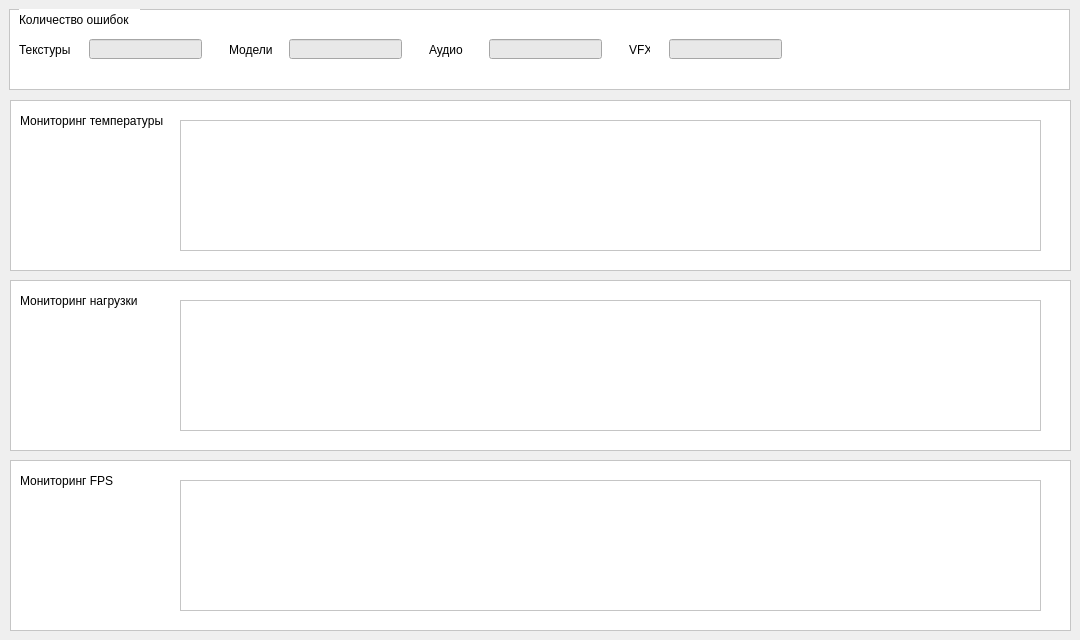
    <widget class="QWidget" name="result">
     <attribute name="icon">
      <iconset>
       <normaloff>D:/free-icon-task-list-6209393.png</normaloff>D:/free-icon-task-list-6209393.png</iconset>
     </attribute>
     <attribute name="title">
      <string>Результат</string>
     </attribute>
     <widget class="QWidget" name="verticalLayoutWidget_3">
      <property name="geometry">
       <rect>
        <x>9</x>
        <y>9</y>
        <width>1061</width>
        <height>81</height>
       </rect>
      </property>
      <layout class="QVBoxLayout" name="verticalLayout_3">
       <item>
        <widget class="QFrame" name="frame_3">
         <property name="styleSheet">
          <string notr="true">background-color: rgb(255, 255, 255);</string>
         </property>
         <property name="frameShape">
          <enum>QFrame::StyledPanel</enum>
         </property>
         <property name="frameShadow">
          <enum>QFrame::Raised</enum>
         </property>
         <widget class="QLineEdit" name="lineEdit_6">
          <property name="geometry">
           <rect>
            <x>80</x>
            <y>30</y>
            <width>113</width>
            <height>20</height>
           </rect>
          </property>
          <property name="styleSheet">
           <string notr="true">background-color: rgb(232, 232, 232);</string>
          </property>
         </widget>
         <widget class="QLineEdit" name="lineEdit_7">
          <property name="geometry">
           <rect>
            <x>280</x>
            <y>30</y>
            <width>113</width>
            <height>20</height>
           </rect>
          </property>
          <property name="styleSheet">
           <string notr="true">background-color: rgb(232, 232, 232);</string>
          </property>
         </widget>
         <widget class="QLineEdit" name="lineEdit_8">
          <property name="geometry">
           <rect>
            <x>480</x>
            <y>30</y>
            <width>113</width>
            <height>20</height>
           </rect>
          </property>
          <property name="styleSheet">
           <string notr="true">background-color: rgb(232, 232, 232);</string>
          </property>
         </widget>
         <widget class="QLineEdit" name="lineEdit_9">
          <property name="geometry">
           <rect>
            <x>660</x>
            <y>30</y>
            <width>113</width>
            <height>20</height>
           </rect>
          </property>
          <property name="styleSheet">
           <string notr="true">background-color: rgb(232, 232, 232);</string>
          </property>
         </widget>
         <widget class="QLabel" name="label_6">
          <property name="geometry">
           <rect>
            <x>10</x>
            <y>30</y>
            <width>61</width>
            <height>21</height>
           </rect>
          </property>
          <property name="text">
           <string>Текстуры</string>
          </property>
         </widget>
         <widget class="QLabel" name="label_7">
          <property name="geometry">
           <rect>
            <x>10</x>
            <y>0</y>
            <width>121</width>
            <height>21</height>
           </rect>
          </property>
          <property name="text">
           <string>Количество ошибок</string>
          </property>
         </widget>
         <widget class="QLabel" name="label_8">
          <property name="geometry">
           <rect>
            <x>220</x>
            <y>30</y>
            <width>51</width>
            <height>21</height>
           </rect>
          </property>
          <property name="text">
           <string>Модели</string>
          </property>
         </widget>
         <widget class="QLabel" name="label_9">
          <property name="geometry">
           <rect>
            <x>420</x>
            <y>30</y>
            <width>41</width>
            <height>21</height>
           </rect>
          </property>
          <property name="text">
           <string>Аудио</string>
          </property>
         </widget>
         <widget class="QLabel" name="label_10">
          <property name="geometry">
           <rect>
            <x>620</x>
            <y>30</y>
            <width>21</width>
            <height>21</height>
           </rect>
          </property>
          <property name="text">
           <string>VFX</string>
          </property>
         </widget>
        </widget>
       </item>
      </layout>
     </widget>
     <widget class="QWidget" name="verticalLayoutWidget_4">
      <property name="geometry">
       <rect>
        <x>10</x>
        <y>100</y>
        <width>1061</width>
        <height>171</height>
       </rect>
      </property>
      <layout class="QVBoxLayout" name="verticalLayout_4">
       <item>
        <widget class="QFrame" name="frame_4">
         <property name="styleSheet">
          <string notr="true">background-color: rgb(255, 255, 255);</string>
         </property>
         <property name="frameShape">
          <enum>QFrame::StyledPanel</enum>
         </property>
         <property name="frameShadow">
          <enum>QFrame::Raised</enum>
         </property>
         <widget class="QGraphicsView" name="graphicsView">
          <property name="geometry">
           <rect>
            <x>170</x>
            <y>20</y>
            <width>861</width>
            <height>131</height>
           </rect>
          </property>
         </widget>
         <widget class="QLabel" name="label_11">
          <property name="geometry">
           <rect>
            <x>10</x>
            <y>10</y>
            <width>151</width>
            <height>21</height>
           </rect>
          </property>
          <property name="text">
           <string>Мониторинг температуры</string>
          </property>
         </widget>
        </widget>
       </item>
      </layout>
     </widget>
     <widget class="QWidget" name="verticalLayoutWidget_5">
      <property name="geometry">
       <rect>
        <x>10</x>
        <y>280</y>
        <width>1061</width>
        <height>171</height>
       </rect>
      </property>
      <layout class="QVBoxLayout" name="verticalLayout_5">
       <item>
        <widget class="QFrame" name="frame_5">
         <property name="styleSheet">
          <string notr="true">background-color: rgb(255, 255, 255);</string>
         </property>
         <property name="frameShape">
          <enum>QFrame::StyledPanel</enum>
         </property>
         <property name="frameShadow">
          <enum>QFrame::Raised</enum>
         </property>
         <widget class="QGraphicsView" name="graphicsView_2">
          <property name="geometry">
           <rect>
            <x>170</x>
            <y>20</y>
            <width>861</width>
            <height>131</height>
           </rect>
          </property>
         </widget>
         <widget class="QLabel" name="label_12">
          <property name="geometry">
           <rect>
            <x>10</x>
            <y>10</y>
            <width>121</width>
            <height>21</height>
           </rect>
          </property>
          <property name="text">
           <string>Мониторинг нагрузки</string>
          </property>
         </widget>
        </widget>
       </item>
      </layout>
     </widget>
     <widget class="QWidget" name="verticalLayoutWidget_6">
      <property name="geometry">
       <rect>
        <x>10</x>
        <y>460</y>
        <width>1061</width>
        <height>171</height>
       </rect>
      </property>
      <layout class="QVBoxLayout" name="verticalLayout_6">
       <item>
        <widget class="QFrame" name="frame_6">
         <property name="styleSheet">
          <string notr="true">background-color: rgb(255, 255, 255);</string>
         </property>
         <property name="frameShape">
          <enum>QFrame::StyledPanel</enum>
         </property>
         <property name="frameShadow">
          <enum>QFrame::Raised</enum>
         </property>
         <widget class="QGraphicsView" name="graphicsView_3">
          <property name="geometry">
           <rect>
            <x>170</x>
            <y>20</y>
            <width>861</width>
            <height>131</height>
           </rect>
          </property>
         </widget>
         <widget class="QLabel" name="label_13">
          <property name="geometry">
           <rect>
            <x>10</x>
            <y>10</y>
            <width>101</width>
            <height>21</height>
           </rect>
          </property>
          <property name="text">
           <string>Мониторинг FPS</string>
          </property>
         </widget>
        </widget>
       </item>
      </layout>
     </widget>
    </widget>
